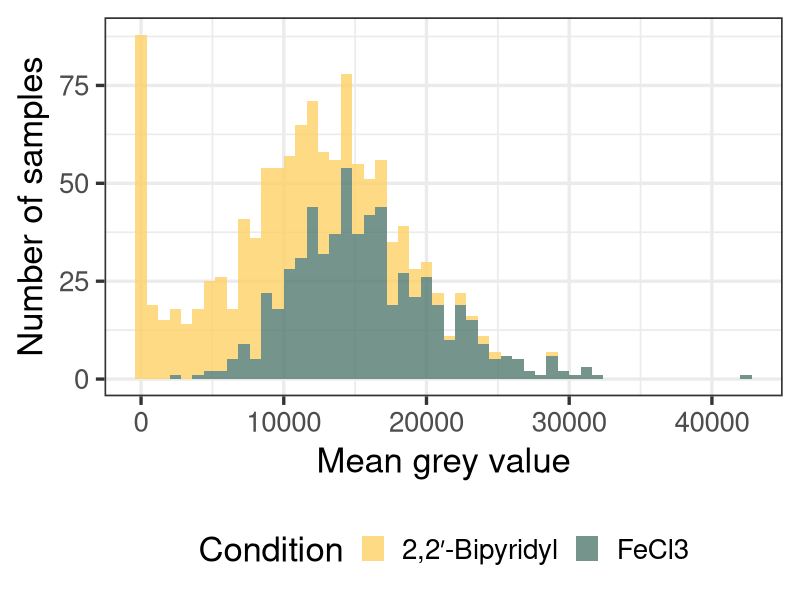
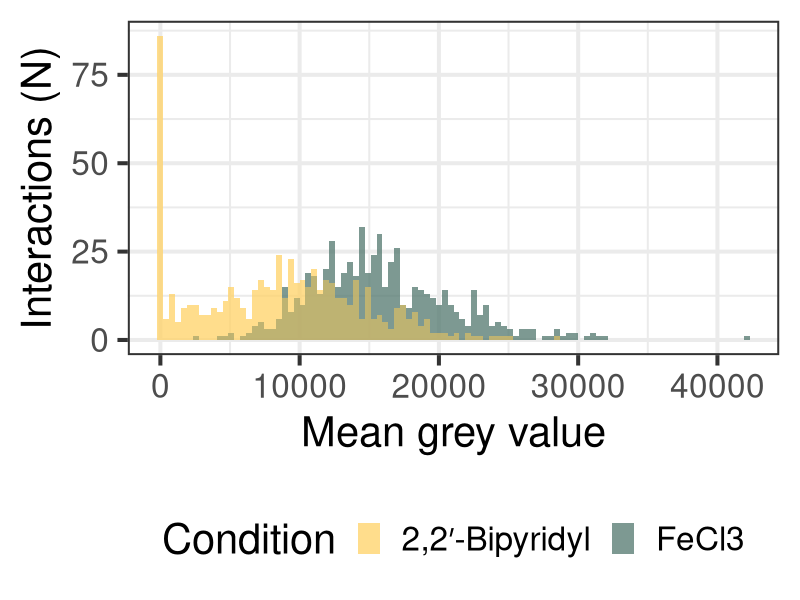
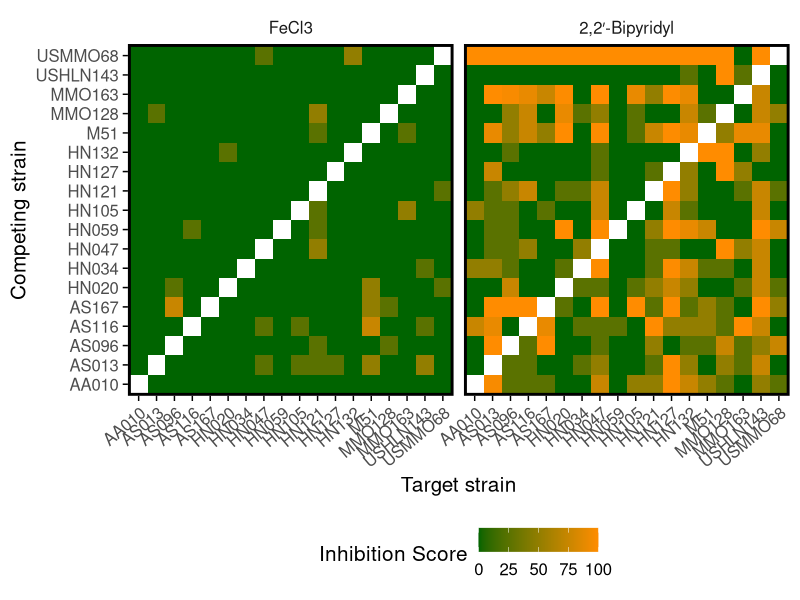
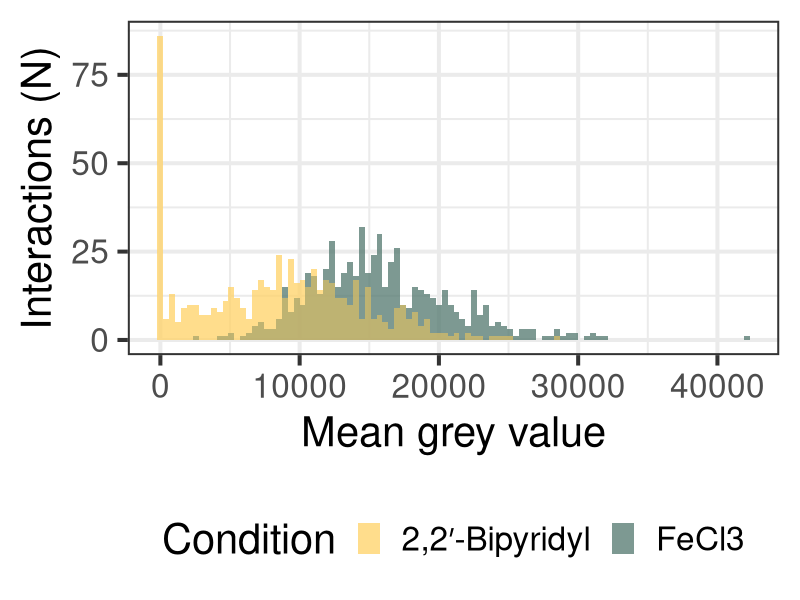
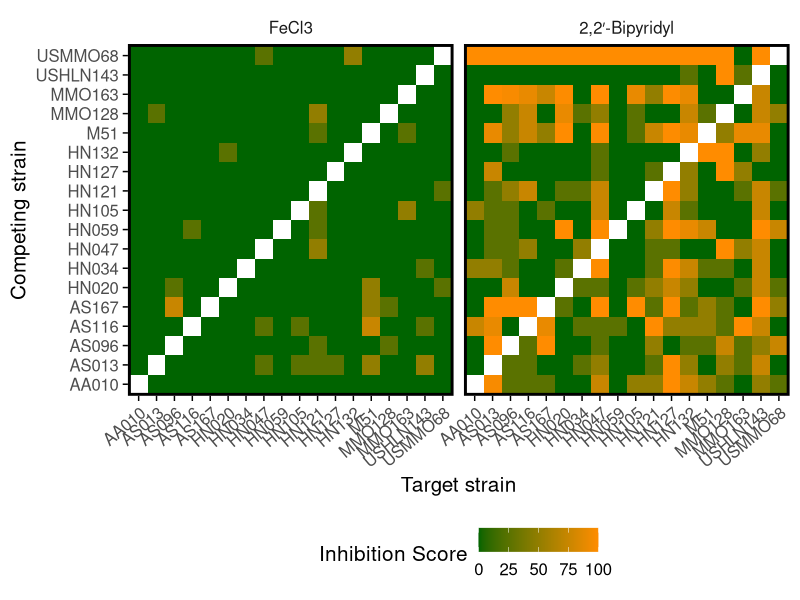

Source code (R) for these figures, in order:
library(tidyverse)

tbl <- read_csv("140524_Acinetobacter_PixelIntensity.csv")

# rename spelling error 
tbl <- tbl %>%
  mutate(condition = ifelse(condition == "2'2-Bipyrydyl", "2,2′-Bipyridyl", condition))

colours <- c("#ffd166", "#52796f")

## summarise pixel instensity in iron rich and iron deficient media 
tbl %>%
  mutate(rounded_values = round(colony_grey_value/100) * 100) %>%
  group_by(rounded_values, condition) %>%
  #filter(rounded_values != 0) %>%
  ggplot() + # plot into histogram
  aes(x = rounded_values, fill = condition) + 
  #geom_bar(stat = "identity") + 
  geom_histogram(bins = 10, binwidth = 800, na.rm = T, alpha = 0.8) + 
  scale_fill_manual(values = colours) + 
  theme_bw(base_size = 25) + 
  theme(legend.position = "bottom") + 
  xlab("Mean grey value") + 
  ylab("Number of samples") + 
  labs(fill = "Condition")

tbl_summary <- tbl %>%
  mutate(rounded_values = round(colony_grey_value/100) * 100) %>%
  group_by(rounded_values, condition) 

ggplot(tbl_summary, aes(x = rounded_values, fill = condition)) + 
  geom_histogram(alpha = 0.5, position = "identity", bins = 100) +  # Set a default alpha value for both groups
  geom_histogram(data = subset(tbl_summary, condition == "FeCl3"), alpha = 0.5, position = "identity", bins = 100) +   # Set a different alpha value for Group 1
  geom_histogram(data = subset(tbl_summary, condition == "2,2′-Bipyridyl"), alpha = 0.5, position = "identity", bins = 100) +    # Set a different alpha value for Group 1
  scale_fill_manual(values = c("FeCl3" = "#52796f", "2,2′-Bipyridyl" = "#ffd166")) +   # Specify fill colors for groups
  theme_bw(base_size = 30) + 
  theme(legend.position = "bottom") + 
  xlab("Mean grey value") + 
  ylab("Interactions (N)") + 
  labs(fill = "Condition")

ggsave(filename = "Figure_6B_InhibitionHistogram.pdf", height = 10, width = 10)

group1 <- tbl_summary %>%
  select(condition, rounded_values) %>%
  filter(condition == "2,2′-Bipyridyl") %>%
  as.vector()

group2 <- tbl_summary %>%
  select(condition, rounded_values) %>%
  filter(condition == "FeCl3") %>%
  as.vector()

t.test(group1$rounded_values, group2$rounded_values)

# do a t-test on these two conditions 


# Using this distribution, reassign values above a given grey value to an inhibition score 
## >10000, no inhibition e.g. 0
## 7500 -->10000, 25
## 5000 --> 7500, 50
## 2500 --> 5000, 75
## 1000 --> 2500, 90
## 50 --> 1000, 99
## <10, 1000 

tbl_summary_inhibition_scores <- tbl_summary %>%
  mutate(inhibition_score = ifelse(colony_grey_value > 10000, 0,
                                   ifelse(colony_grey_value <= 10000 & colony_grey_value > 7500, 25,
                                          ifelse(colony_grey_value <= 7500 & colony_grey_value > 5000, 50, 
                                                 ifelse(colony_grey_value <= 5000 & colony_grey_value > 2500, 75, 
                                                        ifelse(colony_grey_value <= 2500 & colony_grey_value > 1500, 90, 
                                                               ifelse(colony_grey_value <= 1500 & colony_grey_value > 1000, 97, 
                                                                      ifelse(colony_grey_value <= 1000 & colony_grey_value > 30, 99, 
                                                                             ifelse(colony_grey_value <= 30, 100, colony_grey_value)))))))))
  
tbl_summary_inhibition_scores$condition <- factor(tbl_summary_inhibition_scores$condition, levels = c("FeCl3", "2,2′-Bipyridyl"))

write.table(x = tbl_summary_inhibition_scores, file = "140524_AcinetobacterInhibitionScoresSummarised.tsv", quote = F, sep = "\t", row.names = F)

tbl_summary_inhibition_scores %>%
  filter(target_strain_right != "NA") %>%
  filter(competing_strain_left != "NA") %>%
  filter(condition != "NA") %>%
  ggplot() + 
  aes(x = target_strain_right, y = competing_strain_left, fill = inhibition_score) + 
  geom_tile() + 
  theme_minimal(base_size = 15) + 
  facet_wrap(facets = "condition") + 
  scale_fill_gradient(low = "dark green", high = "dark orange") + 
  theme(axis.text.x = element_text(angle = 40, hjust = 1), 
        panel.grid.major = element_blank(), 
        panel.grid.minor = element_blank(), 
        legend.position = "bottom", 
        panel.border = element_rect(fill = NA, linewidth = 2, linetype = "solid"), 
        axis.ticks = element_line(color = "black", size = 0.5)) + 
  ylab("Competing strain") + 
  xlab("Target strain") + 
  labs(fill = "Inhibition Score")

ggsave(filename = "170424_Inhibition_Heatmap.pdf", height = 6, width = 10)

### summary statistics 
#### how many interactions did we test? 
tbl_summary_inhibition_scores 

